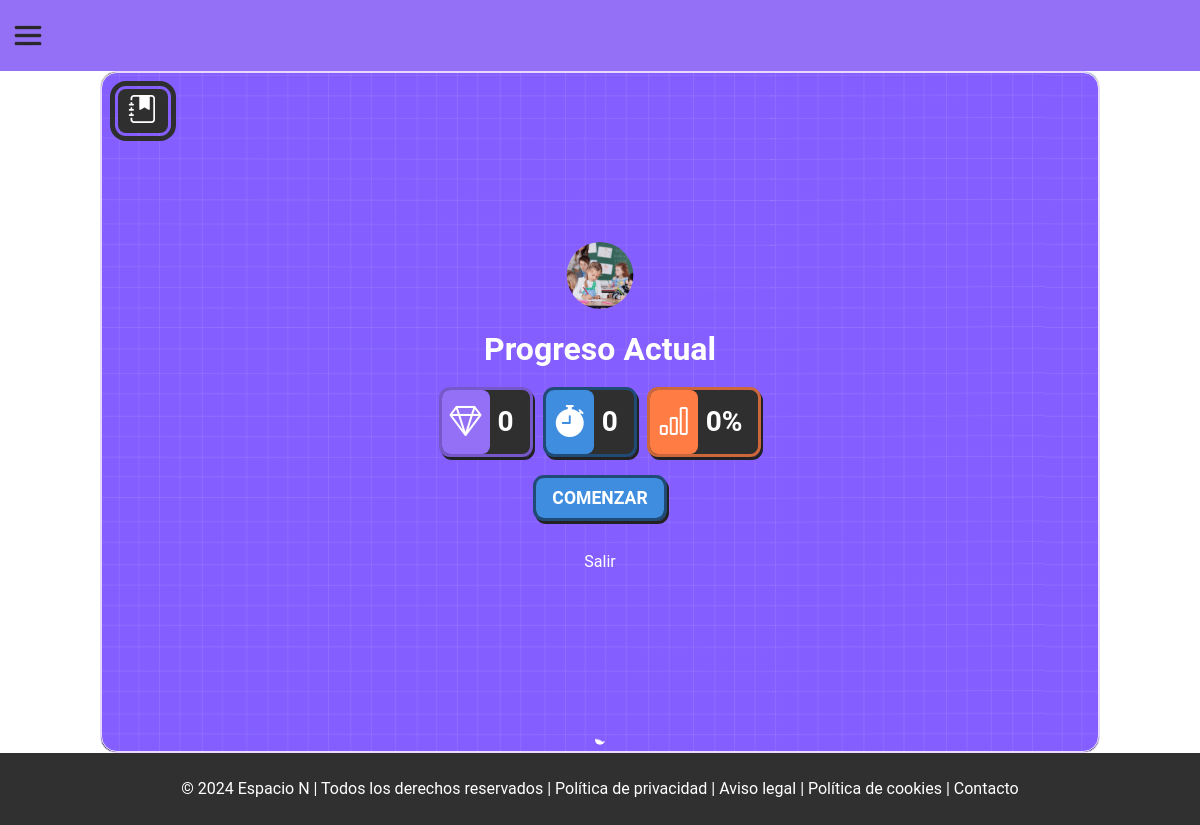
Screenshot of /view/user/numericoEmerging/moduleOne/topicOne/lesson1.php?statu=en_espera (signed in) with the database file from the repository.
### tables this page shows
CREATE TABLE `estado_lecciones` (
  `id_estado_leccion` int(10) NOT NULL,
  `id_usuario` int(10) DEFAULT NULL,
  `id_leccion` int(10) DEFAULT NULL,
  `completado` enum('bloqueado','completado','en_espera','') DEFAULT 'bloqueado',
  `porcentaje` int(11) DEFAULT '0',
  `diamantes_obtenidos` int(100) DEFAULT '0',
  `tiempo` varchar(25) NOT NULL DEFAULT '00:00:00',
  `fallida` int(20) DEFAULT NULL
);

### php/user/auxiliar.php (the view, shortened to what this page needs)
<?php
function getLessonData($idUser, $idlesson)
{
    try {
        include '../../../../../php/connectionBD.php';
        $sqlValidationURL = "SELECT completado, porcentaje, diamantes_obtenidos, tiempo  FROM estado_lecciones WHERE id_usuario = :id_usuario
                             AND id_leccion = :idLesson";
        $query = $pdo->prepare($sqlValidationURL);
        $query->bindParam("id_usuario", $idUser, PDO::PARAM_INT);
        $query->bindParam("idLesson", $idlesson, PDO::PARAM_INT);
        $query->execute();
        $arrayAssociative = $query->fetch(PDO::FETCH_ASSOC);
        $html = <<<HTML
              <div class="flexComun gap-3">
                 <div class="gem">
                     <div>
                         <span class="fs-3">{$arrayAssociative['diamantes_obtenidos']}</span>
                     </div>
                     <i class="bi bi-gem fs-2"></i>
                 </div>
                 <div class="time">
                     <div>
                         <span class="fs-3">{$arrayAssociative['tiempo']}</span>
                     </div>
                     <i class="bi-stopwatch-fill fs-2"></i>
                 </div>
                 <div class="porcentage">
                     <div>
                         <span class="fs-3">{$arrayAssociative['porcentaje']}%</span>
                     </div>
                     <i class="bi-bar-chart fs-2"></i>
                 </div>
             </div>
     HTML;
        return $html;
    } catch (PDOException $ex) {
        echo $ex->getMessage();
    }
}
?>

### css/components/semanticTag.css (style rules this page uses)
body { display: flex; flex-direction: column; width: 100vw; height: 100vh; background-size: contain; background-repeat: repeat; font-family: "Roboto", sans-serif; font-weight: 100; font-style: normal; font-weight: 400; }

### css/user/lesson.css (style rules this page uses)
.time, .timeResult { border-radius: 0.5rem; outline-color: #214b77; outline-offset: 0; outline-style: solid; outline-width: 3px; color: white; border: 0rem; min-width: 40px !important; min-height: 40px; color: rgb(255, 255, 255); font-weight: bold; font-size: clamp(1rem, 3vw, 1.5rem); filter: drop-shadow(2px 3px #222); }
.porcentage, .porcentageResult { outline-color: #cc673b; outline-offset: 0; outline-style: solid; outline-width: 3px; color: white; border: 0rem; min-width: 40px !important; min-height: 40px; color: rgb(255, 255, 255); font-weight: bold; font-size: clamp(1rem, 3vw, 1.5rem); filter: drop-shadow(2px 3px #222); }
.gem, .gemsResult { outline-color: #7658ca; outline-offset: 0; outline-style: solid; outline-width: 3px; color: white; border: 0rem; min-width: 40px !important; min-height: 40px; color: rgb(255, 255, 255); font-weight: bold; font-size: clamp(1rem, 3vw, 1.5rem); filter: drop-shadow(2px 3px #222); }
.gem, .time, .porcentage, .timeResult, .porcentageResult, .gemsResult { display: flex; flex-direction: row-reverse; gap: 0.5rem; align-items: center; background: rgb(47, 47, 47); color: white; border-radius: 0.5rem; }
.bi-gem { background: rgb(23 154 215); background: var(--colorHF); padding: 0.5rem; border-radius: 0.5rem; color: white; }
.bi-bar-chart { background: rgb(23 154 215); background: #ff7d45; padding: 0.5rem; border-radius: 0.5rem; color: white; }
.bi-stopwatch-fill { background: rgb(23 154 215); background: var(--colorHF); background: #3f8ddf; padding: 0.5rem; border-radius: 0.5rem; color: white; }
.gem > div > span, .time > div > span, .porcentage > div > span, .porcentageResult > div > span, .gemsResult > div > span, .timeResult > div > span { padding-right: 1rem; }
body { display: flex; flex-direction: column; width: 100%; height: 100vh; background-size: contain; background-repeat: repeat; font-family: "Roboto", sans-serif; font-weight: 100; font-style: normal; font-weight: 400; }
.flexComun { display: flex; justify-content: center; align-items: center; }

### rows the page displays
estado_lecciones: diamantes_obtenidos "0", tiempo "0", porcentaje "0"
